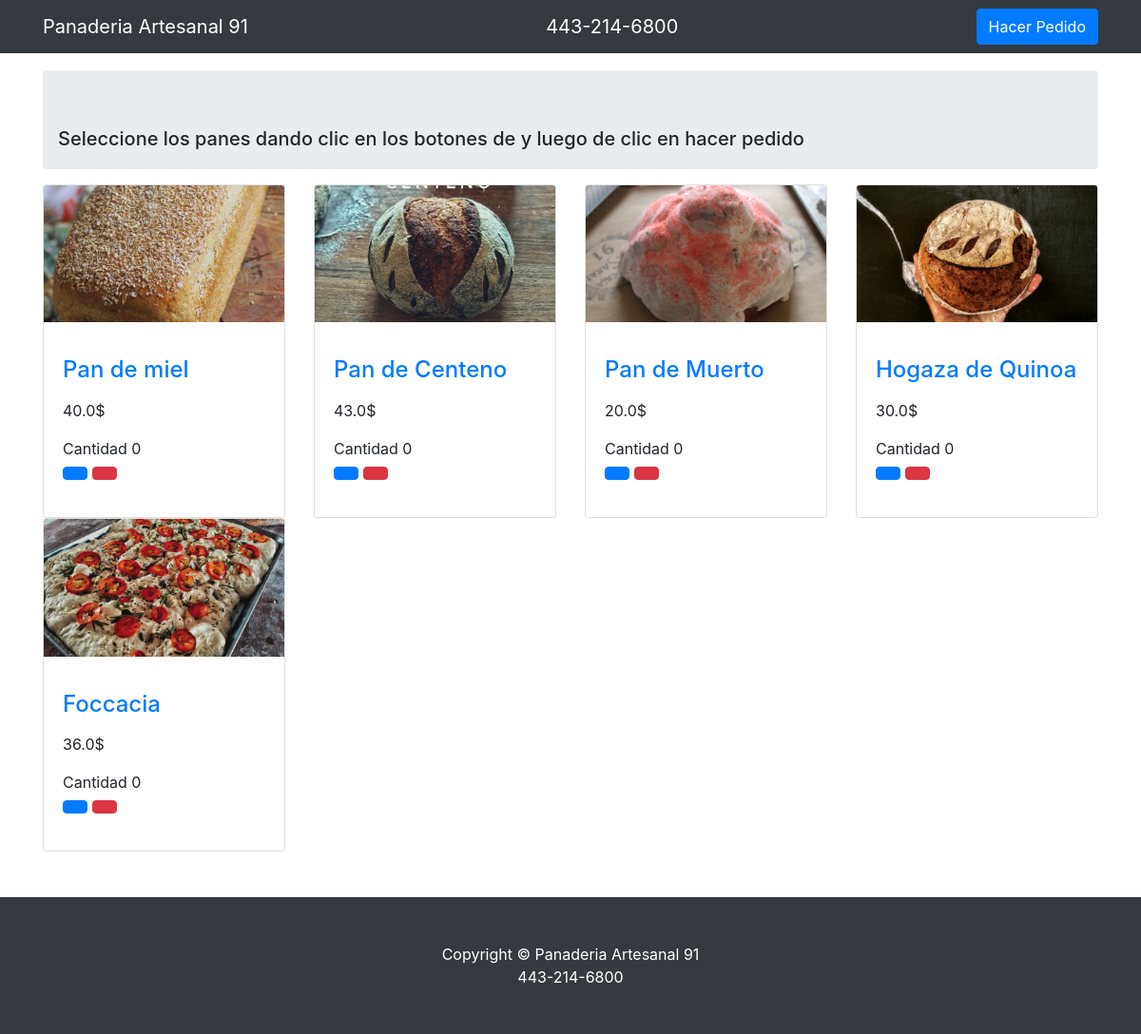
Screenshot of /ClientMenu/ with the database file from the repository.
### OrdersApp/models.py (models this page shows)
class Product(models.Model):
    Name = models.CharField(max_length=100,unique=True)
    Price = models.FloatField()
    ProductionCost = models.FloatField()
    Image = ProcessedImageField(upload_to='ProductImages/',
                                           processors=[ResizeToFill(700,400)],
                                           format='PNG',
                                           options={'quality': 95})

### OrdersApp/views.py (the view, shortened to what this page needs)
# urls.py: url(r'^ClientMenu/$', views.ClientMenu,name='ClientMenu'),
def ClientMenu (request):
    products = Product.objects.all();
    if request.method == 'GET':
        return render(request, 'OrdersApp/BreadMenu.html',{'products':products,'url_media':settings.MEDIA_DOMAIN })

### OrdersApp/templates/OrdersApp/BreadMenu.html (shortened to what this page needs)
<!DOCTYPE html>
<html lang="en">
  <head>
     {% load static %}
    <link href="{% static 'OrdersApp/vendor/bootstrap/css/bootstrap.css' %}" rel="stylesheet">
  </head>
  <body>
    <nav class="navbar fixed-top navbar-expand-lg navbar-dark bg-dark fixed-top">
      <div class="container">
        <a class="navbar-brand" href="#">Panaderia Artesanal 91</a>
        <a class="navbar-brand" href="#"> 443-214-6800 </a>
        <button type="submit" class="btn btn-primary" id="sendMessageButton" data-toggle="modal" data-target="#myModal">Hacer Pedido</button>
      </div>
    </nav>
    <div class="container">
      <h3 class="mt-4 mb-3">
        <br>
      </h3>
      <ol class="breadcrumb">
        <li class="breadcrumb-item">
          <br>
          <br>
          <h5>Seleccione los panes dando clic en los botones de  y  luego de clic en hacer pedido</h5>
        </li>
      </ol>
      <div class="row">
        {% for product in products %}
        <div class="col-lg-3 col-md-4 col-sm-6 portfolio-item">
          <div class="card h-100">
            <p><img class="card-img-top" src="{{url_media}}{{product.Image.url}}" alt="{{product.Name}}"></p>
            <div class="card-body">
              <h4 class="card-title">
                <p>
                  <font color="#007bff">
                  {{product.Name}}
                  </font>
                </p>
              </h4>
              <p class="card-text">
                {{product.Price}}$
                <div id="bread-{{product.id}}"" value="0">Cantidad 0</div>
                <button type="button" class="btn btn-primary" onclick="addBread({{product.id}})">
                </button>
                <button type="button" class="btn btn-danger" onclick="removeBread({{product.id}})">
                </button>
              </p>
            </div>
          </div>
        </div>
        {% endfor %}
      </div>
    </div>
    <br><br>
    <footer class="py-5 bg-dark">
      <div class="container">
        <p class="m-0 text-center text-white">Copyright &copy; Panaderia Artesanal 91</p>
        <p class="m-0 text-center text-white"> 443-214-6800</p>
      </div>
    </footer>
  </body>
</html>

### rows the page displays
Product: Image (picture), Name "Pan de miel", Price "40.0"
Product: Image (picture), Name "Pan de Centeno", Price "43.0"
Product: Image (picture), Name "Pan de Muerto", Price "20.0"
Product: Image (picture), Name "Hogaza de Quinoa", Price "30.0"
Product: Image (picture), Name "Foccacia", Price "36.0"
